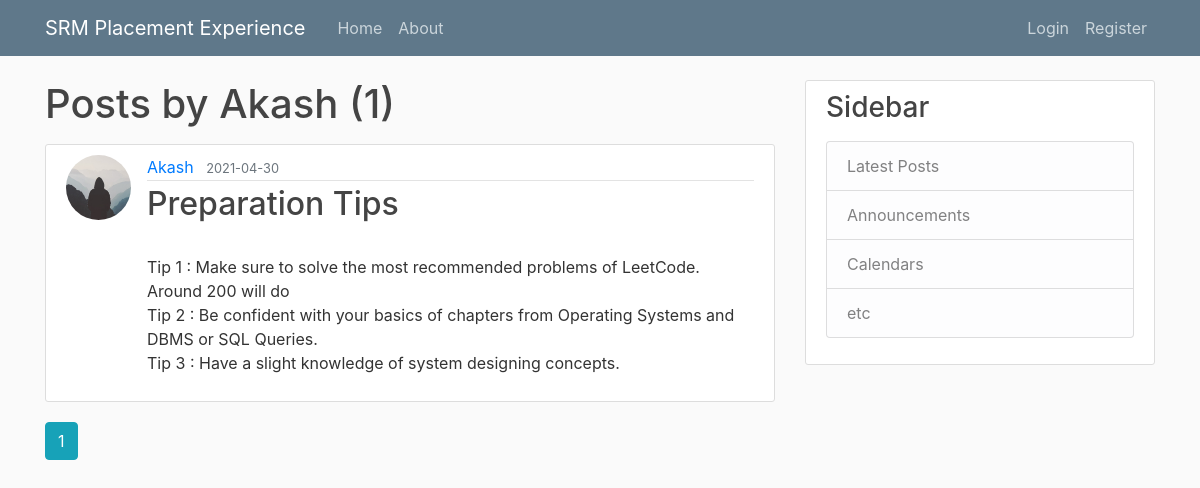
The page /user/Akash on the database its author committed.
### flaskblog/models.py (models this page shows, shortened)
class User(db.Model, UserMixin):
    id = db.Column(db.Integer, primary_key=True)
    username = db.Column(db.String(20), unique=True, nullable=False)
    email = db.Column(db.String(120), unique=True, nullable=False)
    image_file = db.Column(db.String(20), nullable=False, default='default.jpg')
    password = db.Column(db.String(60), nullable=False)
    posts = db.relationship('Post', backref='author', lazy=True)

class Post(db.Model):
    id = db.Column(db.Integer, primary_key=True)
    title = db.Column(db.String(100), nullable=False)
    date_posted = db.Column(db.DateTime, nullable=False, default=datetime.utcnow)
    content = db.Column(db.Text, nullable=False)
    user_id = db.Column(db.Integer, db.ForeignKey('user.id'), nullable=False)

### flaskblog/users/routes.py (the view)
@users.route("/user/<string:username>")
def user_posts(username):
    page = request.args.get('page', 1, type=int)
    user = User.query.filter_by(username=username).first_or_404()
    posts = Post.query.filter_by(author=user)\
        .order_by(Post.date_posted.desc())\
        .paginate(page=page, per_page=5)
    return render_template('user_posts.html', posts=posts, user=user)

### flaskblog/templates/user_posts.html
{% extends "layout.html" %}
{% block content %}
    <h1 class="mb-3">Posts by {{ user.username }} ({{ posts.total }})</h1>
    {% for post in posts.items %}
        <article class="media content-section">
          <img class="rounded-circle article-img" src="{{ url_for('static', filename='profile_pics/' + post.author.image_file) }}">
          <div class="media-body">
            <div class="article-metadata">
              <a class="mr-2" href="{{ url_for('users.user_posts', username=post.author.username) }}">{{ post.author.username }}</a>
              <small class="text-muted">{{ post.date_posted.strftime('%Y-%m-%d') }}</small>
            </div>
            <h2><a class="article-title" href="{{ url_for('posts.post', post_id=post.id) }}">{{ post.title }}</a></h2>
            <p class="article-content">{{ post.content }}</p>
          </div>
        </article>
    {% endfor %}
    {% for page_num in posts.iter_pages(left_edge=1, right_edge=1, left_current=1, right_current=2) %}
      {% if page_num %}
        {% if posts.page == page_num %}
          <a class="btn btn-info mb-4" href="{{ url_for('users.user_posts', username=user.username, page=page_num) }}">{{ page_num }}</a>
        {% else %}
          <a class="btn btn-outline-info mb-4" href="{{ url_for('users.user_posts', username=user.username, page=page_num) }}">{{ page_num }}</a>
        {% endif %}
      {% else %}
        ...
      {% endif %}
    {% endfor %}
{% endblock content %}

### flaskblog/static/main.css (style rules this page uses)
body { background: #fafafa; color: #333333; margin-top: 5rem; }
h1, h2, h3, h4, h5, h6 { color: #444444; }
.content-section { background: #ffffff; padding: 10px 20px; border: 1px solid #dddddd; border-radius: 3px; margin-bottom: 20px; }
.article-title { color: #444444; }
.article-content { white-space: pre-line; }
.article-img { height: 65px; width: 65px; margin-right: 16px; }
.article-metadata { padding-bottom: 1px; margin-bottom: 4px; border-bottom: 1px solid #e3e3e3 }

### rows shown on the page
User: username "Akash"
Post: image_file (placeholder picture), author.username "Akash", date_posted "2021-04-30", title "Preparation Tips", content "Tip 1 : Make sure to solve the most recommended problems of LeetCode. Around 200 will do Tip 2 : Be confident with your basics of chapters from Operating Systems and DBMS or SQL Queries. Tip 3 : Have a slight knowledge of system designing concepts."

### other values the page prints
{{ posts.total }} "1"
{{ page_num }} "1"
